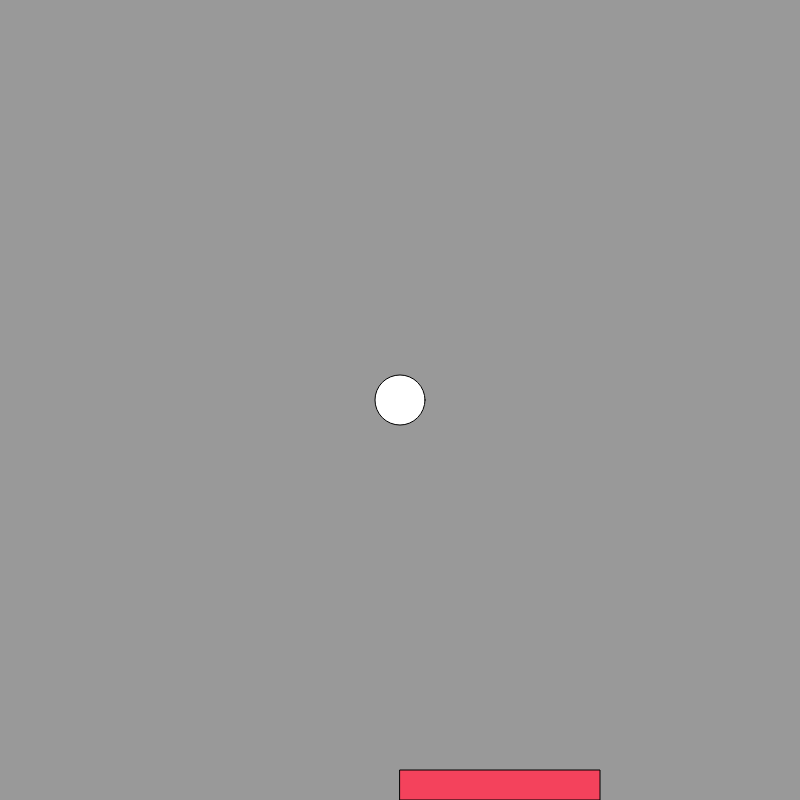
Frame 1 (no input)
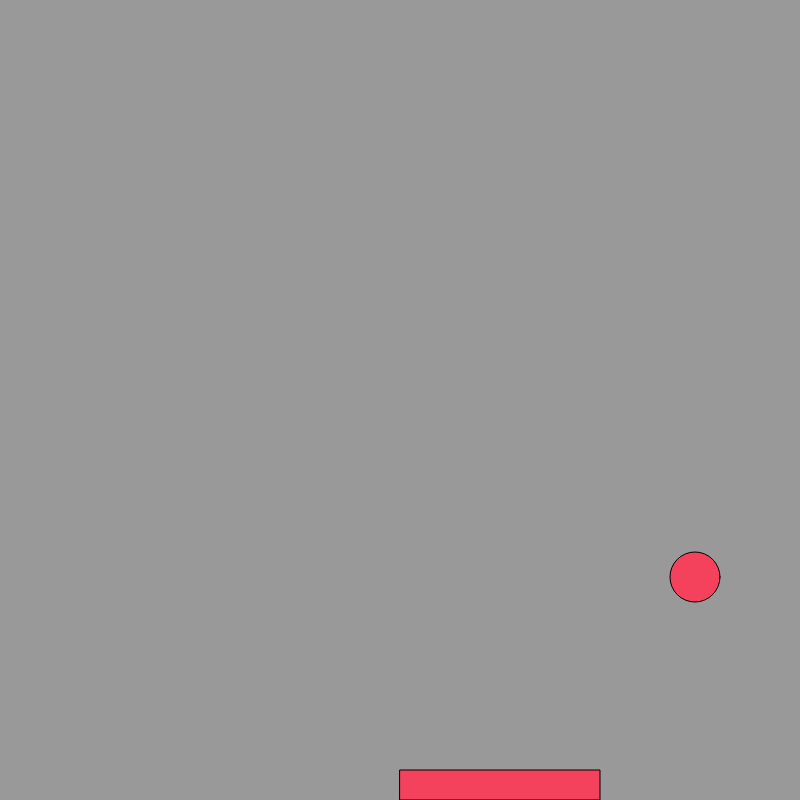
Frame 60 (no input)
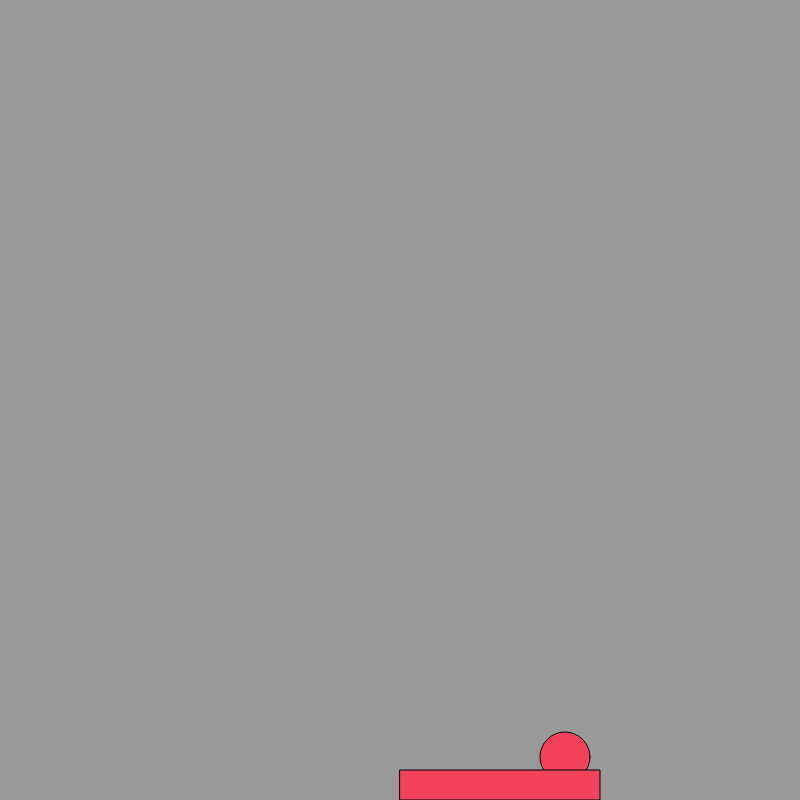
Frame 120 (the mouse pressed at the canvas centre since frame 60)

The p5.js sketch that drew these frames (run headless with seeded random() and noise() and a simulated clock; from frame 60 on, the mouse is pressed at the canvas centre):

// p5.js sketch
// ── sketch.js
function setup(){
    createCanvas(800, 800);
    background(153);
}
var xPos = 400;
var yPos = 400;
var x = 5;
var y = 3;
var xRecPos = 400;
function draw(){
    background(153);
    ellipse(xPos, yPos, 50, 50);
    xPos += x;
    yPos += y;
    
   
    if(xPos - 25 < 0 || xPos + 25 > 800){
        x = -x;
    }

    if(yPos - 25 < 0){
        y = -y;
    }   
    fill(244, 66, 92);
    rect(xRecPos, 770, 200, 30);  
    // if(yPos = 770){
    //     y = -y;
    // }
}

function keyPressed() {
  if (keyCode === LEFT_ARROW) {
    xRecPos -= 100;
  } else if (keyCode === RIGHT_ARROW) {
    xRecPos += 100;
  }
}
